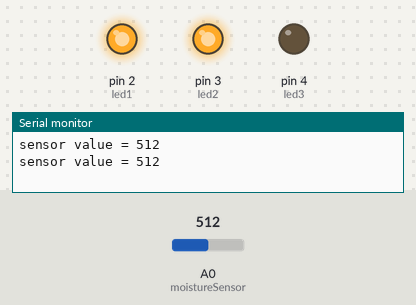
A sketch run on a simulated Arduino Uno, built with avr-gcc and run on an emulated ATmega328P. Parts: output pins drawn as LEDs (lit = HIGH), the last lines printed to the serial monitor. The test bench sets the inputs (shaded band); at power-on: A0 (moistureSensor) = 512.

Above: at 1.8 s.
1.9 s: A0 (moistureSensor) set to 590
3.4 s: A0 (moistureSensor) set to 615
At 5.2 s:
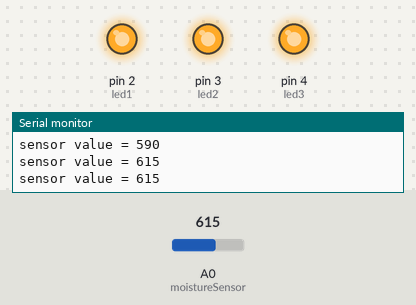
5.5 s: A0 (moistureSensor) set to 390
At 7.0 s:
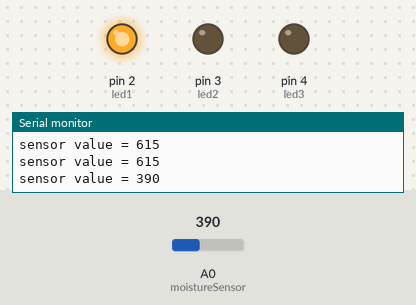
7.5 s: A0 (moistureSensor) set to 307
9.2 s: A0 (moistureSensor) set to 286
At 11.2 s:
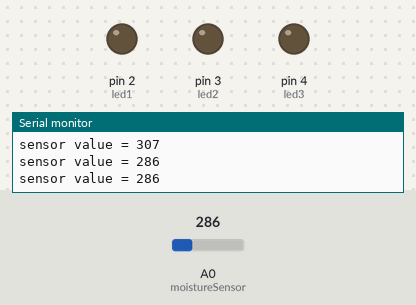
11.5 s: A0 (moistureSensor) set to 306
At 12.8 s:
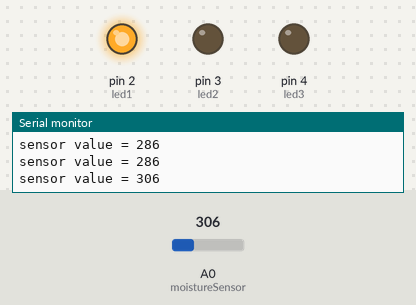
Timing chart, 0 to 14.5 s (numbered marks = the images above; inputs shaded):
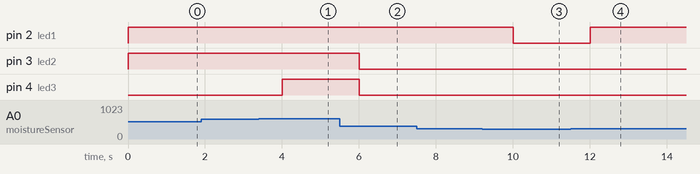

Measured:
- the behaviour switches between 599 and 600 on A0 (moistureSensor) (found by bisection; images 0 and 1)
- the behaviour switches between 300 and 299 on A0 (moistureSensor) (found by bisection; images 2 and 3)
- after the input at 3.4 s, pin 4 (led3): LOW → HIGH after 0.60 s
- after the input at 5.5 s, pin 3 (led2), pin 4 (led3): HIGH → LOW after 0.50 s
- after the input at 9.2 s, pin 2 (led1): HIGH → LOW after 0.80 s
- after the input at 11.5 s, pin 2 (led1): LOW → HIGH after 0.51 s

The sketch:

Soil_Moisture_Sensor.ino
```cpp
const int led1 = 2;
const int led2 = 3;
const int led3 = 4;

const int moistureSensor = A0;

void setup() {
  // Serial Begin so we can see the data from the mosture sensor in our serial input window.
  Serial.begin(9600);

  // setting the led pins to outputs
  pinMode(led1, OUTPUT);
  pinMode(led2, OUTPUT);
  pinMode(led3, OUTPUT);
}

void loop() {
  // read the input on analog pin 0:
  int value = analogRead(moistureSensor);

  // print out the value you read:
  Serial.print("sensor value = " );
  Serial.println(value);

  if (value >= 600)
  {
    digitalWrite(led1, HIGH);
    digitalWrite(led2, HIGH);
    digitalWrite(led3, HIGH);
  }
  else if (value >= 400  && value < 600)
  {
    digitalWrite(led1, HIGH);
    digitalWrite(led2, HIGH);
    digitalWrite(led3, LOW);
  }
  else if (value >= 300 && value < 400)
  {
    digitalWrite(led1, HIGH);
    digitalWrite(led2, LOW);
    digitalWrite(led3, LOW);
  }
  else if (value >= 0 && value < 300)
  {
    digitalWrite(led1, LOW);
    digitalWrite(led2, LOW);
    digitalWrite(led3, LOW);
  }

  delay(1000);        // delay 1 second between reads
}
```
